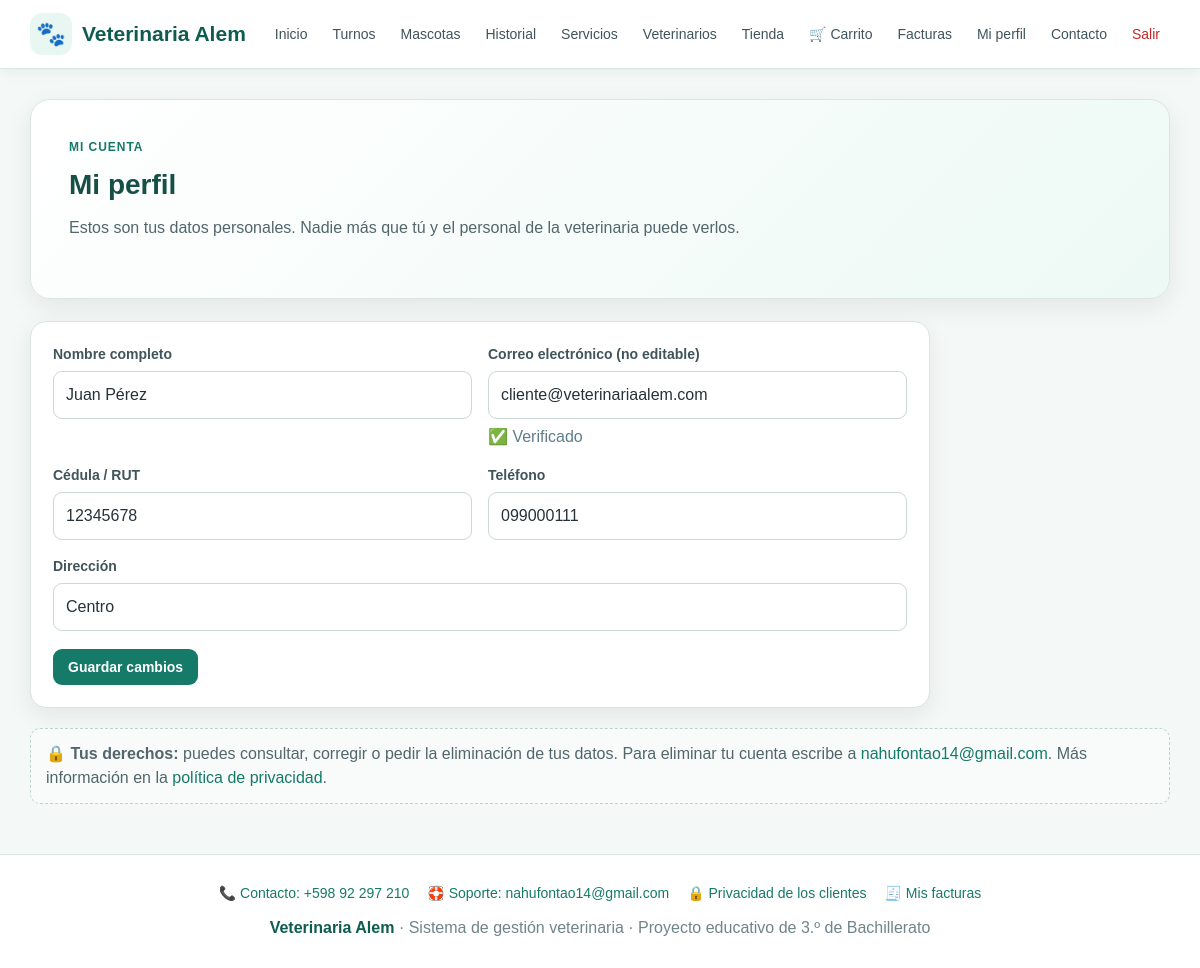
The page /duenos.php (signed in) on the database its author committed.
### tables this page shows
CREATE TABLE duenos(
 id INT AUTO_INCREMENT PRIMARY KEY,
 nombre VARCHAR(100) NOT NULL,
 cedula VARCHAR(30),
 telefono VARCHAR(30),
 email VARCHAR(150),
 direccion VARCHAR(200)
);

CREATE TABLE usuarios(
 id INT AUTO_INCREMENT PRIMARY KEY,
 nombre VARCHAR(100) NOT NULL,
 email VARCHAR(150) NOT NULL UNIQUE,
 password VARCHAR(255) NOT NULL,
 rol ENUM('admin','cliente') NOT NULL DEFAULT 'cliente',
 activo TINYINT(1) NOT NULL DEFAULT 1,
 id_dueno INT NULL,
 email_verificado TINYINT(1) NOT NULL DEFAULT 0,
 token_verificacion CHAR(64) NULL,
 token_expira DATETIME NULL,
 verificacion_enviada DATETIME NULL,
 creado_en TIMESTAMP DEFAULT CURRENT_TIMESTAMP,
 FOREIGN KEY(id_dueno) REFERENCES duenos(id) ON UPDATE CASCADE ON DELETE SET NULL
);

### includes/helpers.php (called while the page is built, shortened)
<?php
function h($v) {
    return htmlspecialchars((string)$v, ENT_QUOTES, "UTF-8");
}
function dueno_id_actual($conexion) {
    $uid = (int)($_SESSION["usuario_id"] ?? 0);
    $stmt = $conexion->prepare("SELECT nombre, email, id_dueno FROM usuarios WHERE id = ?");
    $stmt->bind_param("i", $uid);
    $stmt->execute();
    $u = $stmt->get_result()->fetch_assoc();
    if (!empty($u["id_dueno"])) return (int)$u["id_dueno"];
    $id = (int)$conexion->insert_id;
    return $id;
}

### duenos.php (the view, shortened to what this page needs)
<?php
require "conexion.php";
$id_dueno = dueno_id_actual($conexion);
$stmt = $conexion->prepare("SELECT * FROM duenos WHERE id = ?");
$stmt->bind_param("i", $id_dueno);
$stmt->execute();
$d = $stmt->get_result()->fetch_assoc();
$q = $conexion->prepare("SELECT email, email_verificado FROM usuarios WHERE id = ?");
$uid = (int)$_SESSION["usuario_id"];
$q->bind_param("i", $uid);
$q->execute();
$u = $q->get_result()->fetch_assoc();
require "includes/header.php";
?>
<section class="hero">
    <div class="hero-kicker">Mi cuenta</div>
    <h2>Mi perfil</h2>
    <p>Estos son tus datos personales. Nadie más que tú y el personal de la veterinaria puede verlos.</p>
</section>
<div class="form-card">
    <form method="post">
        <div class="form-grid">
            <div class="field"><label>Nombre completo</label><input name="nombre" value="<?= h($d["nombre"]) ?>" required maxlength="100"></div>
            <div class="field"><label>Correo electrónico (no editable)</label>
                <input value="<?= h($u["email"]) ?>" disabled>
                <span class="muted"><?= $u["email_verificado"] ? "✅ Verificado" : "⚠ Sin verificar" ?></span></div>
            <div class="field"><label>Cédula / RUT</label><input name="cedula" value="<?= h($d["cedula"]) ?>" maxlength="30"></div>
            <div class="field"><label>Teléfono</label><input name="telefono" value="<?= h($d["telefono"]) ?>" maxlength="30"></div>
            <div class="field full"><label>Dirección</label><input name="direccion" value="<?= h($d["direccion"]) ?>" maxlength="200"></div>
        </div>
        <div class="form-actions"><button class="btn" type="submit">Guardar cambios</button></div>
    </form>
</div>
<div class="info-box">
    🔒 <strong>Tus derechos:</strong> puedes consultar, corregir o pedir la eliminación de tus datos.
    Para eliminar tu cuenta escribe a <a href="mailto:<?= h(VET_EMAIL_SOPORTE) ?>?subject=Eliminar%20mi%20cuenta"><?= h(VET_EMAIL_SOPORTE) ?></a>.
    Más información en la <a href="privacidad.php">política de privacidad</a>.
</div>
<?php require "includes/footer.php"; ?>

### css/estilos.css (style rules this page uses)
* { box-sizing:border-box }
:root { --verde:#167a68; --verde-oscuro:#0e5c4f; --verde-claro:#e9f7f3; --azul:#2563eb; --rojo:#c62828; --amarillo:#d88900; --texto:#263238; --gris:#607d8b; --fondo:#f4f8f7; --blanco:#ffffff; --borde:#dbe5e2; --sombra:0 8px 24px rgba(25,55,50,.08); }
html { scroll-behavior:smooth }
body { margin:0; font-family:Arial,Helvetica,sans-serif; background:var(--fondo); color:var(--texto); line-height:1.5; }
a { color:var(--verde);text-decoration:none }
.hero { background:linear-gradient(135deg,#ffffff 0%,#edf9f5 100%); border:1px solid var(--borde); border-radius:20px; padding:38px; box-shadow:var(--sombra); margin-bottom:22px; }
.hero-kicker { color:var(--verde); font-weight:700; text-transform:uppercase; letter-spacing:.08em; font-size:12px; margin-bottom:8px; }
.hero h1,.hero h2 { margin:0 0 10px; color:#164f45; }
.hero h2 { font-size:28px }
.hero p { margin:0 0 20px;color:#52666b;max-width:760px }
.card,.form-card,.table-card { background:var(--blanco); border:1px solid var(--borde); border-radius:16px; padding:22px; box-shadow:var(--sombra); margin-bottom:20px; }
.btn { display:inline-block; border:0; background:var(--verde); color:#fff; padding:10px 15px; border-radius:9px; font-weight:700; font-size:14px; cursor:pointer; text-decoration:none; }
.form-card { max-width:900px; }
.form-grid { display:grid; grid-template-columns:repeat(2,minmax(0,1fr)); gap:16px; }
.field { display:flex; flex-direction:column; gap:6px; }
.field.full { grid-column:1/-1 }
.field label { font-size:14px; font-weight:700; color:#40545a; }
input,select,textarea { width:100%; padding:11px 12px; border:1px solid #cbd8d5; border-radius:9px; background:#fff; color:var(--texto); font:inherit; outline:none; }
.form-actions { display:flex; gap:9px; flex-wrap:wrap; margin-top:18px; }
.muted { color:var(--gris) }
.info-box { background:#f8fbfa; border:1px dashed #bdd4cf; padding:13px 15px; border-radius:10px; color:#52666b; margin-bottom:18px; }

### rows shown on the page
duenos: nombre "Juan Pérez", cedula "12345678", telefono "099000111", direccion "Centro"
usuarios: email "cliente@veterinariaalem.com"

### other values the page prints
VET_EMAIL_SOPORTE "nahufontao14@gmail.com"
VET_TELEFONO "+598 92 297 210"
